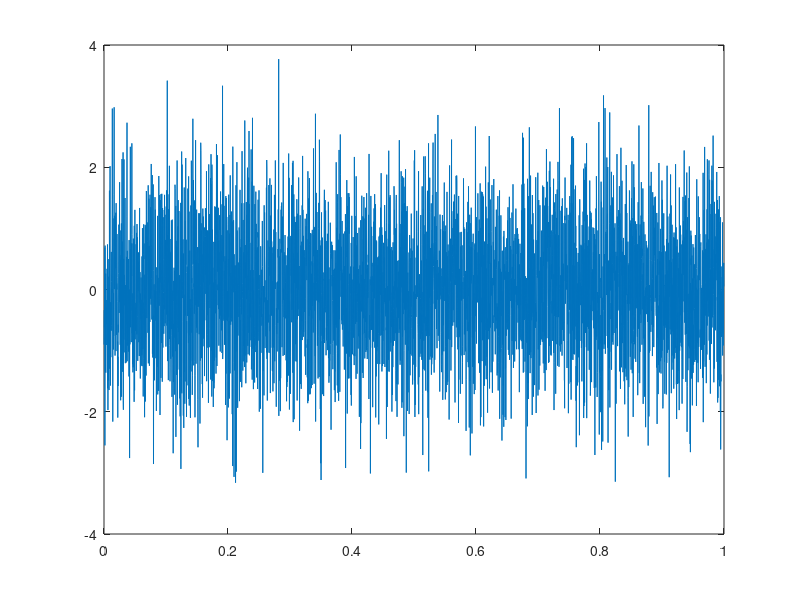
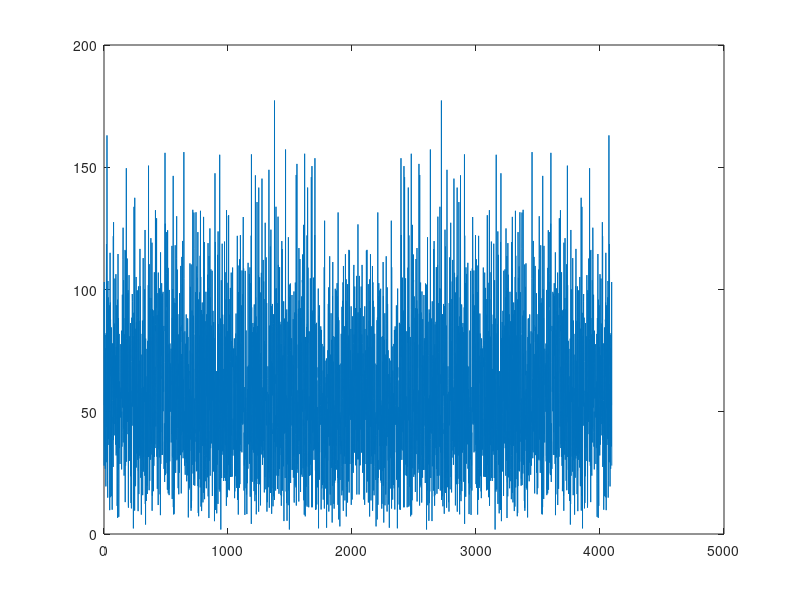
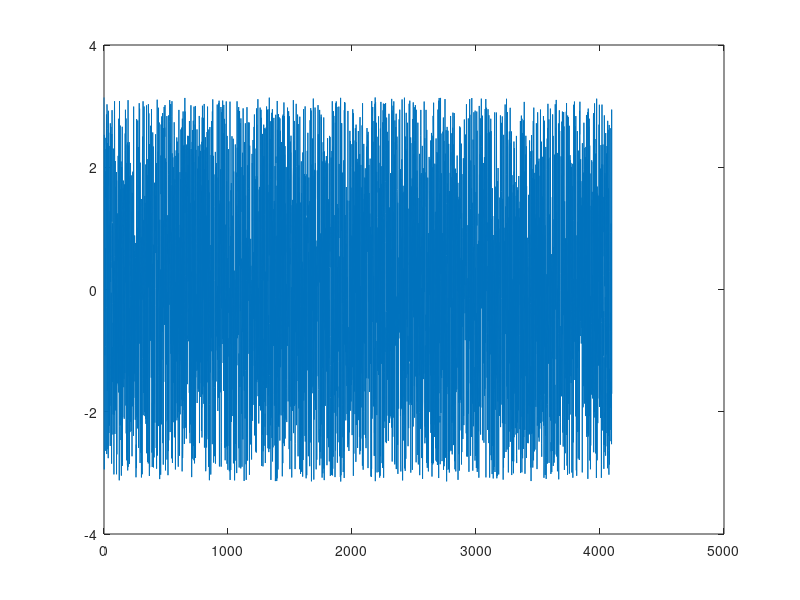
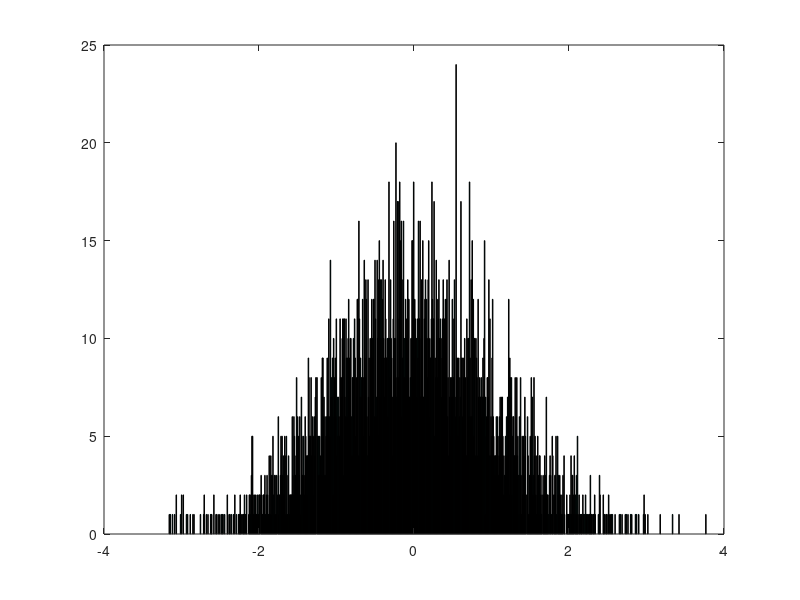

Recreate these plots in MATLAB, in order.
%% 0.4 Basics of DSP

clc;
clear all;
close all;

N = 10;
fs = 100;

dt = 1/fs;
t = (0:N-1)*dt;

x = randn(N,1);

figure(1)
plot(t,x);

X = fft(x)*dt;

df = fs/N;
f = (0:N-1)*df;

figure(2)
plot(f,abs(X));

figure(3)
plot(f,angle(X));

sum_check = sum(x.^2)*dt
sum_check2 = sum(abs(X).^2)*df

%%
clc;
clear all;
close all;

N = 4096;
fs = 4096;
dt = 1/fs;
t = (0:N-1)*dt;

x = randn(N,1);

figure(1)
plot(t,x);

X = fft(x);
df = fs/N;
f = (0:N-1)*df;

figure(2)
plot(f,abs(X));

figure(3)
plot(f,angle(X));

figure(4)
hist(x,1000)
%%
X = ones(N,1);
for ii = 2:N/2
    phase = rand()*2*pi;
    X(ii) = exp((1j)*phase);
    X(N-(ii-2)) = exp(-(1j)*phase);
end
x = ifft(X)/dt;
figure(5)
plot(t,x);

figure(6)
plot(f,abs(X));

figure(7)
plot(f,angle(X));
